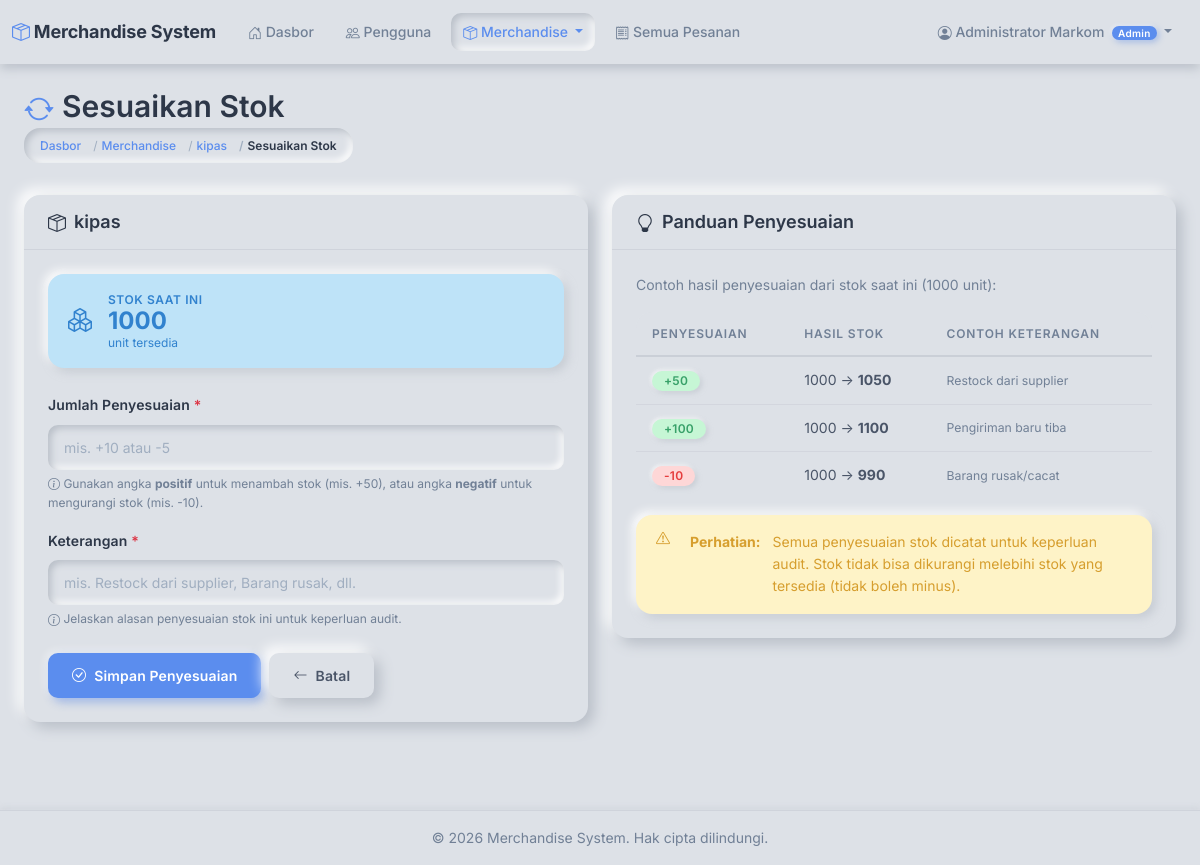
The app's page /merchandise/4/adjust-stock/ (signed in), older data.
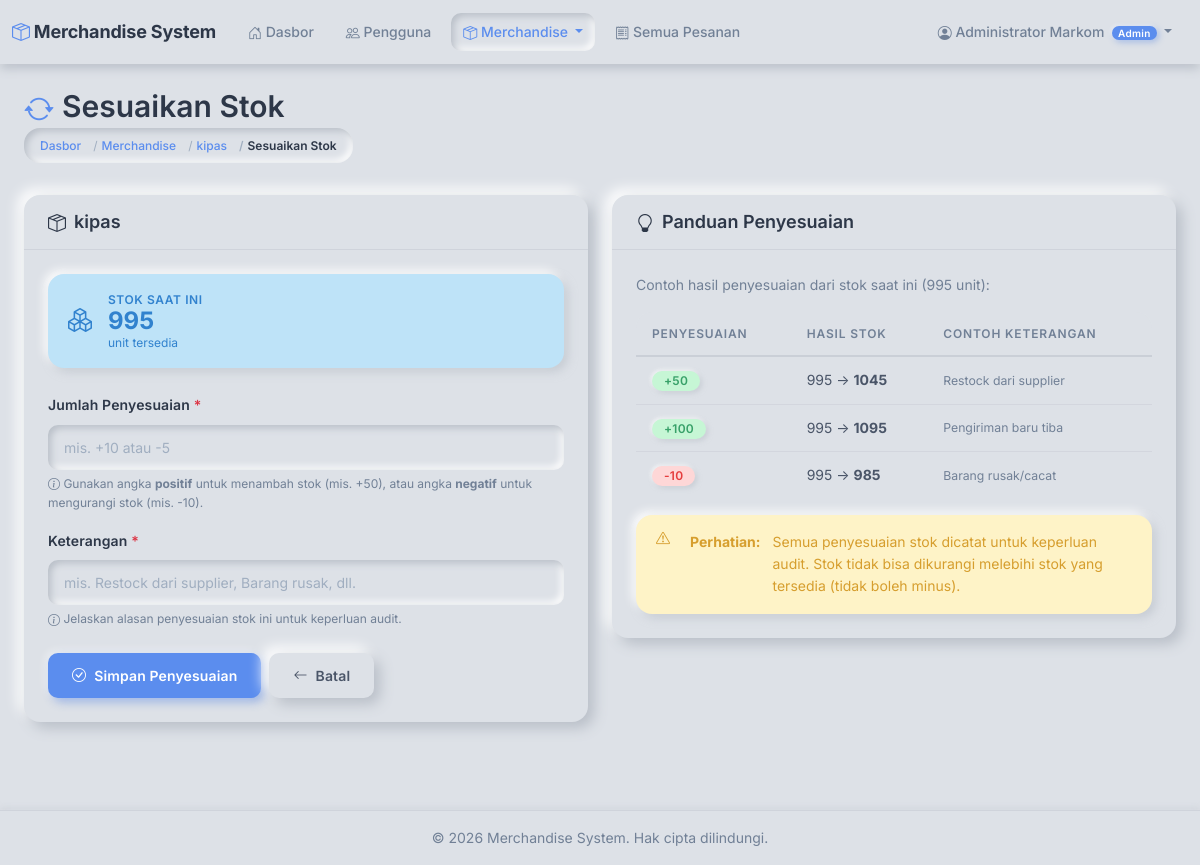
The same page, newer data.
### merchandise/models.py (models this page shows, shortened)
class Merchandise(models.Model):
    name = models.CharField(
        max_length=200,
        help_text='Merchandise name'
    )
    description = models.TextField(
        blank=True,
        help_text='Merchandise description'
    )
    category = models.ForeignKey(
        Category,
        on_delete=models.PROTECT,
        help_text='Category for this merchandise'
    )
    stock = models.IntegerField(
        default=0,
        help_text='Current stock quantity'
    )
    image = models.ImageField(
        upload_to='merchandise/%Y/%m/',
        blank=True,
        null=True,
        help_text='Merchandise image (max 2MB, JPG/PNG)'
    )
    is_active = models.BooleanField(
        default=True,
        help_text='Active status (soft delete)'
    )
    created_by = models.ForeignKey(
        settings.AUTH_USER_MODEL,
        on_delete=models.SET_NULL,
        null=True,
        related_name='created_merchandise',
        help_text='User who created this merchandise'
    )
    created_at = models.DateTimeField(auto_now_add=True)
    updated_at = models.DateTimeField(auto_now=True)
    class Meta:
        db_table = 'merchandise'
        verbose_name = 'Merchandise'
        verbose_name_plural = 'Merchandise'
        ordering = ['-created_at']
    def delete(self, using=None, keep_parents=False):
        """Soft delete: set is_active to False"""
        self.is_active = False
        self.save()

### merchandise/views.py (the view)
# urls.py: path('<int:pk>/adjust-stock/', views.merchandise_adjust_stock, name='merchandise_adjust_stock'),
@admin_required
def merchandise_adjust_stock(request, pk):
    merchandise = get_object_or_404(Merchandise, pk=pk)
    if request.method == 'POST':
        form = StockAdjustmentForm(request.POST)
        if form.is_valid():
            try:
                adjustment = form.cleaned_data['adjustment']
                reason = form.cleaned_data['reason']
                StockHistory.create_adjustment(
                    merchandise=merchandise,
                    adjustment=adjustment,
                    reason=reason,
                    adjusted_by=request.user
                )
                sign = '+' if adjustment >= 0 else ''
                messages.success(
                    request,
                    f'Stock adjusted: {sign}{adjustment}. New stock: {merchandise.stock}'
                )
                return redirect('merchandise:merchandise_detail', pk=pk)
            except Exception as e:
                messages.error(request, f'Error adjusting stock: {str(e)}')
        else:
            messages.error(request, 'Please correct the errors below.')
    else:
        form = StockAdjustmentForm()
    return render(request, 'merchandise/stock_adjust.html', {
        'form': form,
        'merchandise': merchandise
    })

### merchandise/forms.py (shortened to what this page needs)
class StockAdjustmentForm(forms.Form):
    adjustment = forms.IntegerField(
        label='Jumlah Penyesuaian',
        help_text='Masukkan angka positif untuk menambah stok, negatif untuk mengurangi (mis. +10 atau -5)',
        widget=forms.NumberInput(attrs={
            'class': 'form-control form-control-lg',
            'placeholder': 'mis. +10 atau -5',
        })
    )
    reason = forms.CharField(
        label='Alasan Penyesuaian',
        max_length=200,
        help_text='Jelaskan alasan penyesuaian stok ini',
        widget=forms.TextInput(attrs={
            'class': 'form-control',
            'placeholder': 'mis. Restock dari supplier, Barang rusak, dll.'
        })
    )

### accounts/models.py (called while the page is built)
    @property
    def is_admin(self):
        return self.role == self.Role.ADMIN

    @property
    def is_sales(self):
        return self.role == self.Role.SALES

### templates/merchandise/stock_adjust.html (shortened to what the changed rows need)
{% extends 'base.html' %}
{% block content %}
<div class="container-fluid">
    <div class="row mb-4">
        <div class="col">
            <h2 class="mb-1">
                <i class="bi bi-arrow-repeat me-2" style="color: var(--color-accent);"></i>Sesuaikan Stok
            </h2>
            <nav aria-label="breadcrumb">
                <ol class="breadcrumb">
                    <li class="breadcrumb-item"><a href="{% url 'merchandise:merchandise_detail' merchandise.pk %}">{{ merchandise.name }}</a></li>
                </ol>
            </nav>
        </div>
    </div>
    <div class="row g-4">
        <div class="col-md-6">
            <div class="card">
                <div class="card-header">
                    <h5 class="mb-0">
                        <i class="bi bi-box-seam me-2"></i>{{ merchandise.name }}
                    </h5>
                </div>
                <div class="card-body">
                    <div class="alert alert-info d-flex align-items-center gap-3 mb-4">
                        <div>
                            <div style="font-size: var(--text-xs); font-weight: var(--font-semibold); text-transform: uppercase; letter-spacing: 0.05em;">Stok Saat Ini</div>
                            <div style="font-size: var(--text-2xl); font-weight: var(--font-bold); line-height: 1;">{{ merchandise.stock }}</div>
                            <div style="font-size: var(--text-xs);">unit tersedia</div>
                        </div>
                    </div>
                </div>
            </div>
        </div>
        <div class="col-md-6">
            <div class="card">
                <div class="card-body">
                    <p class="text-muted small mb-3">
                        Contoh hasil penyesuaian dari stok saat ini ({{ merchandise.stock }} unit):
                    </p>
                    <div class="table-responsive">
                        <table class="table table-sm mb-3">
                            <thead>
                                <tr>
                                    <th>Penyesuaian</th>
                                    <th>Hasil Stok</th>
                                    <th>Contoh Keterangan</th>
                                </tr>
                            </thead>
                            <tbody>
                                <tr>
                                    <td><span class="badge bg-success">+50</span></td>
                                    <td>
                                        {{ merchandise.stock }} → <strong>{{ merchandise.stock|add:50 }}</strong>
                                    </td>
                                    <td class="text-muted small">Restock dari supplier</td>
                                </tr>
                                <tr>
                                    <td><span class="badge bg-success">+100</span></td>
                                    <td>
                                        {{ merchandise.stock }} → <strong>{{ merchandise.stock|add:100 }}</strong>
                                    </td>
                                    <td class="text-muted small">Pengiriman baru tiba</td>
                                </tr>
                                {% if merchandise.stock >= 10 %}
                                <tr>
                                    <td><span class="badge bg-danger">-10</span></td>
                                    <td>
                                        {{ merchandise.stock }} → <strong>{{ merchandise.stock|add:-10 }}</strong>
                                    </td>
                                    <td class="text-muted small">Barang rusak/cacat</td>
                                </tr>
                                {% endif %}
                            </tbody>
                        </table>
                    </div>
                    <div class="alert alert-warning small mb-0">
                        <i class="bi bi-exclamation-triangle me-2"></i>
                        <strong>Perhatian:</strong> Semua penyesuaian stok dicatat untuk keperluan audit.
                        Stok tidak bisa dikurangi melebihi stok yang tersedia (tidak boleh minus).
                    </div>
                </div>
            </div>
        </div>
    </div>
</div>
{% endblock %}

Row changes from the older to the newer data that the page shows:
changed Merchandise "kipas": stock "1000" → "995"; stock|add "1050" → "1045"; stock|add "1100" → "1095"; stock|add "990" → "985"
